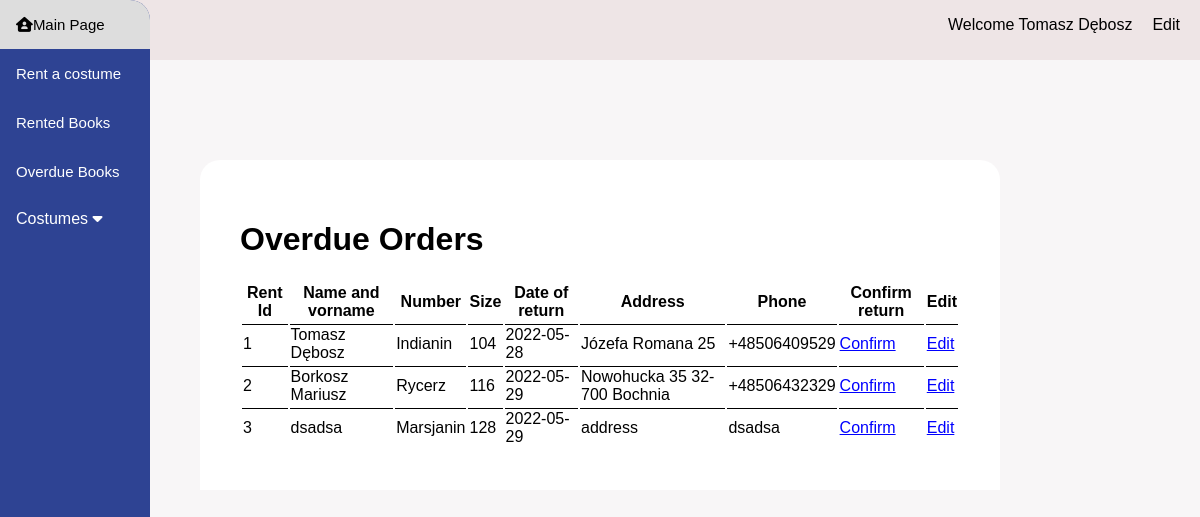
/overdue.php (signed in), run on the app's committed database.
### tables this page shows
CREATE TABLE `rentals` (
  `id_rent` int(11) NOT NULL,
  `name` varchar(40) NOT NULL,
  `date_rent` date NOT NULL,
  `date_return` date NOT NULL,
  `costume_id` varchar(5) NOT NULL,
  `price` varchar(10) NOT NULL,
  `phone` varchar(20) NOT NULL,
  `address` varchar(40) NOT NULL,
  `status` varchar(10) NOT NULL
);

CREATE TABLE `costumes` (
  `id_product` int(11) NOT NULL,
  `number` varchar(100) NOT NULL,
  `name_costume` varchar(100) NOT NULL,
  `size` varchar(100) NOT NULL,
  `price` varchar(100) NOT NULL,
  `quantity` varchar(100) NOT NULL,
  `category_id` varchar(100) NOT NULL
);

### overdue.php (the view, shortened to what this page needs)
<?php
	$site_title = "Overdue Orders";
    require_once ('includes/config.php');
    $conn = new mysqli($servername, $username, $password, $db_name);
    $conn->set_charset("utf8");
    $sql ="SELECT rentals.id_rent, rentals.name, rentals.date_return, rentals.price, rentals.phone, rentals.address, costumes.name_costume, costumes.size, rentals.status
    FROM rentals
    INNER JOIN costumes
    ON rentals.costume_id = costumes.id_product";
    $results = $conn->query($sql);
?>
<!DOCTYPE html>
<html lang="en">
<head>
    <?php include ('includes/head.php') ?>
</head>
<body>
<?php include('includes/header.php') ?>
    <div class="content">
        <?php include('includes/navbar-top.php') ?>
        <div class="list">
            <h1><?php echo $site_title; ?></h1>
            <table>
                <thead>
                    <th>Rent Id</th>
                    <th>Name and vorname</th>
                    <th>Number</th>
                    <th>Size</th>
                    <th>Date of return</th>
                    <th>Address</td>
                    <th>Phone</td>
                    <th>Confirm return</th>
                    <th>Edit</th>
                </thead>
                <?php
                    if($results->num_rows>0) {
                        while($row = $results->fetch_assoc()) {
                            if ($row['status'] == "overdue"){
                                echo ' <tr>
                                <td>'.$row['id_rent'].'</td>
                                <td>'.$row['name'].'</td>
                                <td>'.$row['name_costume'].'</td>
                                <td>'.$row['size'].'</td>
                                <td>'.$row['date_return'].'</td>
                                <td>'.$row['address'].'</td>
                                <td>'.$row['phone'].'</td>
                                <td><a href="functions/confirm.php?id='.$row['id_rent'].'&status=done">Confirm</a></td>
                                <td><a href="functions/edit.php?id='.$row['id_rent'].'">Edit</a></td>
                            </tr>
                            ';
                            }
                        }
                    }
                ?>
            </table>
        </div>
    </div>
</body>
</html>

### styles/style.css (style rules this page uses)
* { -webkit-box-sizing: border-box; box-sizing: border-box; }
body { margin: 0; font-family: Arial, Helvetica, sans-serif; background-color: #f8f6f7; }
.content .list { margin-left: 200px; margin-right: 200px; margin-top: 100px; padding: 40px; border-top-left-radius: 20px; border-top-right-radius: 20px; background-color: white; }
.content .list table { width: 100%; }
.content .list tr { height: 40px; }
.content .list td { border-top: 1px solid black; }
.content .list a { color: blue; }

### data on the page
rentals: id_rent "1", name "Tomasz Dębosz", costume.name_costume "Indianin", costume.size "104", date_return "2022-05-28", address "Józefa Romana 25", phone "+48506409529"
rentals: id_rent "2", name "Borkosz Mariusz", costume.name_costume "Rycerz", costume.size "116", date_return "2022-05-29", address "Nowohucka 35 32-700 Bochnia", phone "+48506432329"
rentals: id_rent "3", name "dsadsa", costume.name_costume "Marsjanin", costume.size "128", date_return "2022-05-29", address "address", phone "dsadsa"

### other printed values
$site_title "Overdue Orders"
